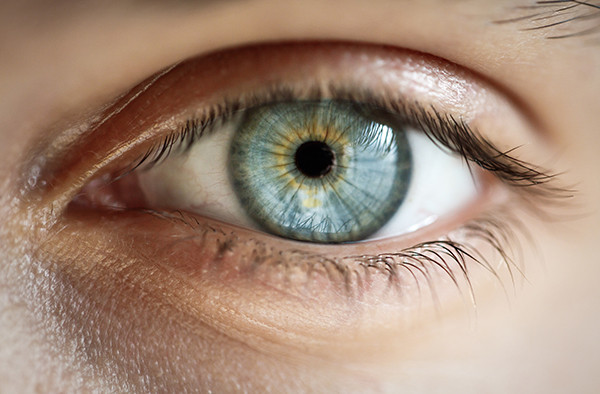
#> input picture testcode/eyetest.jpg, 600 x 394 px
$ python triangle.py
#> lines starting #> are read from the running program, lines starting #| are printed output that depends on the picture; after the words box and inside, x2 and y2 are one past the last pixel; in counts of white or black regions, pixels touching at a corner belong together
import cv2
import numpy as np
cap = 'eyetest.jpg'

while(1):
    frame = cv2.imread(cap)
#> frame is the input picture: shape (394, 600, 3); mean B, G, R 120.6, 138.2, 163.7
    # It converts the BGR color space of image to HSV color space
    hsv = cv2.cvtColor(frame, cv2.COLOR_BGR2HSV)
#> hsv: shape (394, 600, 3); mean H, S, V 18.4, 79.6, 165.2

    # Threshold of blue in HSV space
    lower_blue = np.array([60, 35, 100])
    upper_blue = np.array([180, 255, 255])

    # preparing the mask to overlay
    mask = cv2.inRange(hsv, lower_blue, upper_blue)
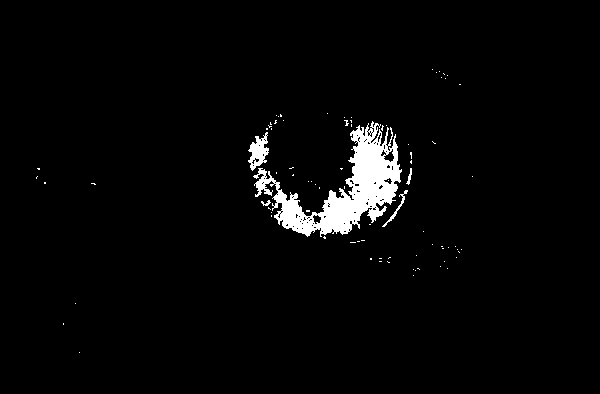
#> mask: shape (394, 600); 2.9% white; 84 white regions (79 under 20 px), largest, box (x1, y1, x2, y2) and area: (253, 121, 402, 237) 5976, (248, 132, 269, 171) 429, (382, 190, 408, 227) 110, (406, 168, 412, 185) 42, (261, 200, 271, 206) 29

    # The black region in the mask has the value of 0,
    # so when multiplied with original image removes all non-blue regions
    result = cv2.bitwise_and(frame, frame, mask = mask)
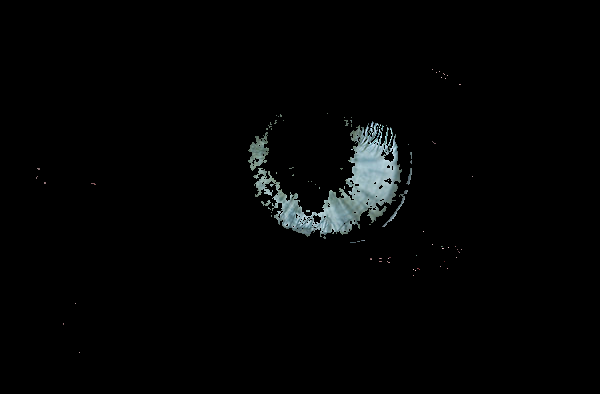
#> result: shape (394, 600, 3); mean B, G, R 4.6, 4.5, 3.8

    cv2.imshow('frame', frame)
    cv2.imshow('mask', mask)
    cv2.imshow('result', result)


cv2.waitKey(0)
cv2.destroyAllWindows()
cap.release()
